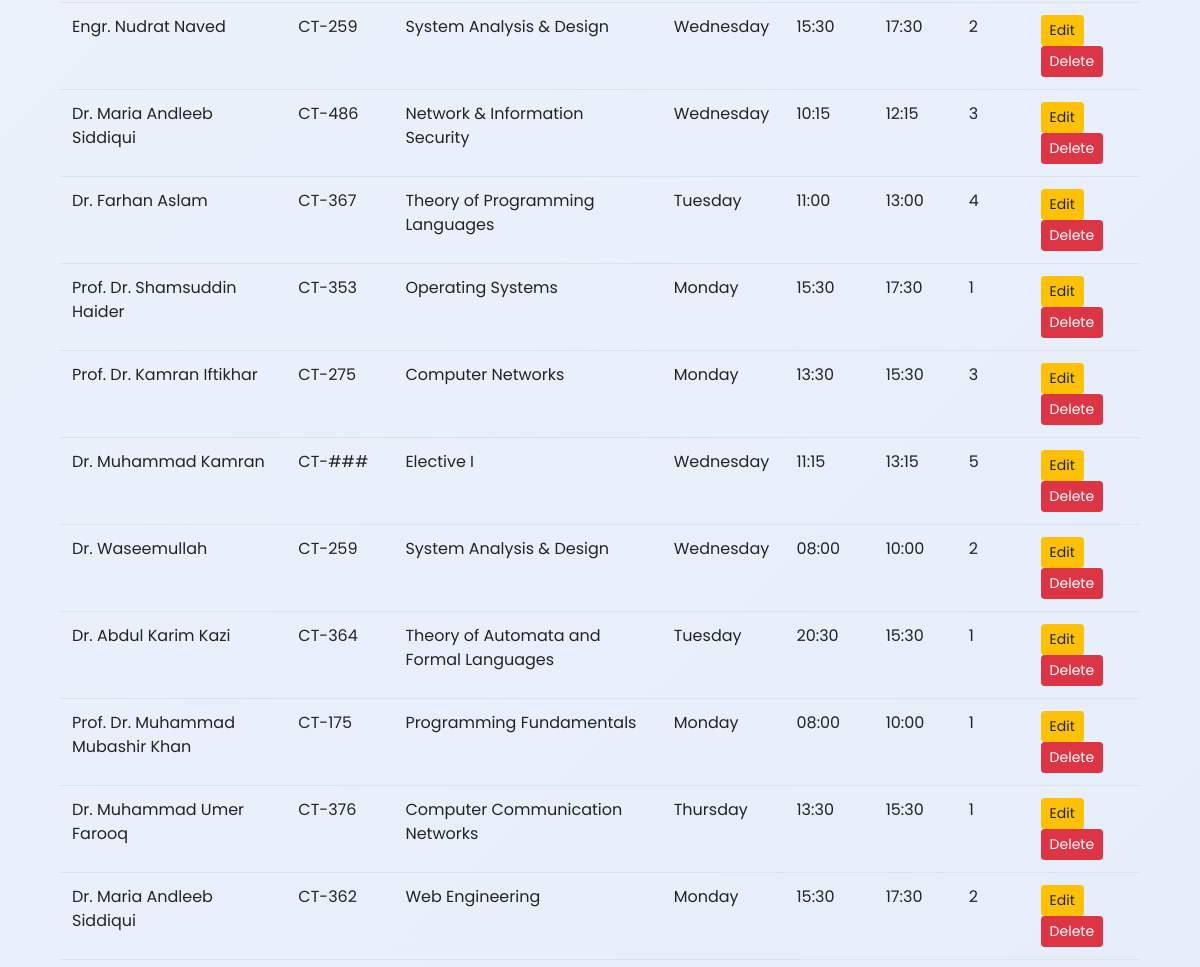
The app's page /courses (middle part), older data.
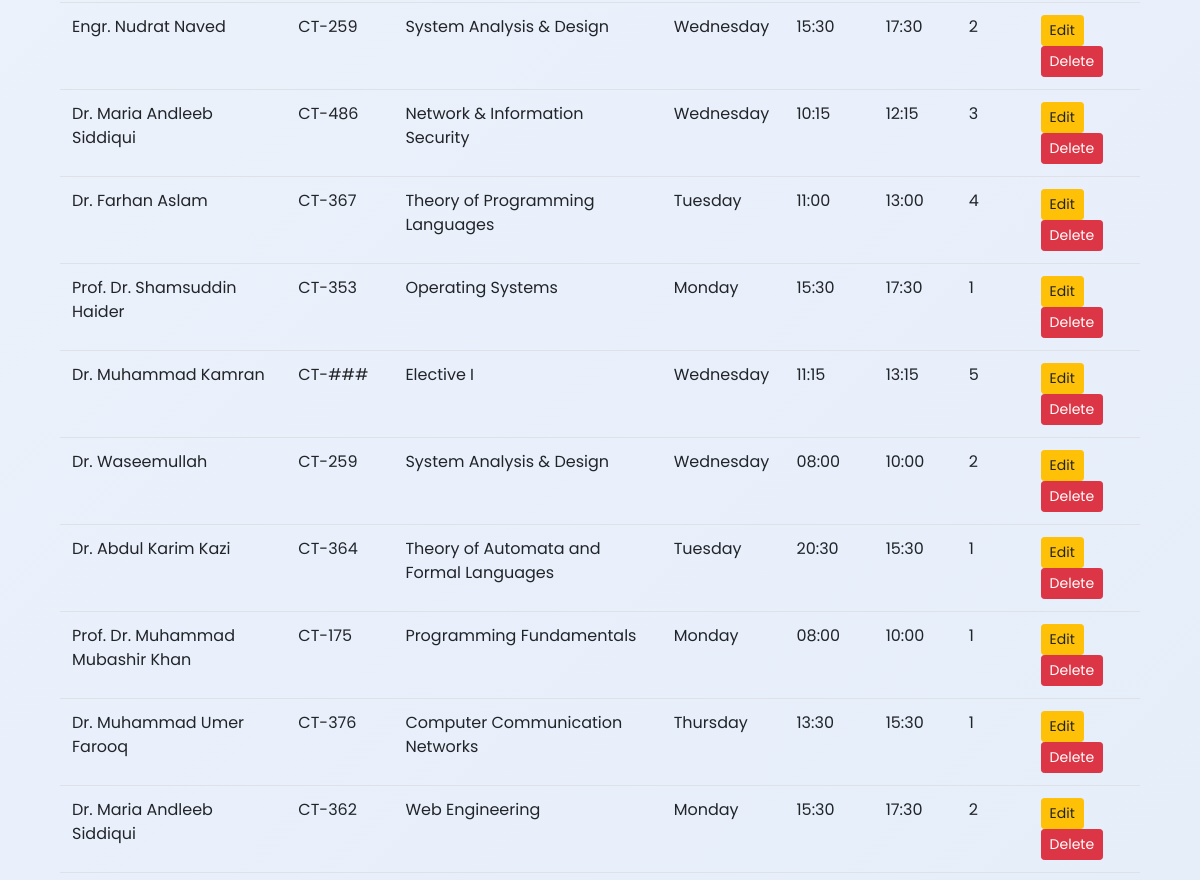
The same page, newer data.
### tables this page shows
CREATE TABLE course_schedule (
        id INTEGER PRIMARY KEY AUTOINCREMENT,
        teacher_name TEXT NOT NULL,
        course_code TEXT NOT NULL,
        course_title TEXT NOT NULL,
        day_of_week TEXT NOT NULL,
        class_start_time TIME NOT NULL,
        class_end_time TIME NOT NULL,
        room INTEGER NOT NULL
    );

### app.py (the view)
@app.route('/courses', methods=['GET', 'POST'])
def course_list():
    try:
        teacher_name = request.args.get('teacher_name', '').strip()
        course_code = request.args.get('course_code', '').strip()
        day_of_week = request.args.get('day_of_week', '').strip()
        query = "SELECT * FROM course_schedule WHERE 1=1"
        params = []
        if teacher_name:
            query += " AND teacher_name LIKE ?"
            params.append(f"%{teacher_name}%")
        if course_code:
            query += " AND course_code LIKE ?"
            params.append(f"%{course_code}%")
        if day_of_week:
            query += " AND day_of_week LIKE ?"
            params.append(f"%{day_of_week}%")
        with get_db_connection() as conn:
            if conn:
                cursor = conn.cursor()
                cursor.execute(query, tuple(params))
                courses = cursor.fetchall()
            else:
                raise sqlite3.Error("Failed to connect to the database")
        if not courses:
            flash("No courses found with the selected filters.", "info")
        return render_template('index.html', courses=courses)
    except sqlite3.Error as e:
        flash(f"Error fetching course data: {e}", "danger")
        return render_template('index.html', courses=[])

### app.py (called while the page is built)
def get_db_connection():
    try:
        conn = sqlite3.connect('university_schedule.db')  # Connect to the database file
        conn.row_factory = sqlite3.Row  # Allows rows to behave like dictionaries
        return conn
    except sqlite3.Error as e:
        print(f"Database connection error: {e}")
        flash(f"Database error: {e}", "danger")
        return None

### templates/index.html (shortened to what this page needs)
{% extends 'base.html' %}
{% block content %}
    <div class="container">
        <table class="table">
            <tbody>
                {% for course in courses %}
                <tr>
                    <td>{{ course.teacher_name }}</td>
                    <td>{{ course.course_code }}</td>
                    <td>{{ course.course_title }}</td>
                    <td>{{ course.day_of_week }}</td>
                    <td>{{ course.class_start_time }}</td>
                    <td>{{ course.class_end_time }}</td>
                    <td>{{ course.room }}</td>
                    <td>
                        <a href="{{ url_for('edit_course', id=course.id) }}" class="btn btn-warning btn-sm">Edit</a>
                        <a href="{{ url_for('delete_course', id=course.id) }}" class="btn btn-danger btn-sm" onclick="return confirm('Are you sure you want to delete this course?');">Delete</a>
                    </td>
                </tr>
                {% endfor %}
            </tbody>
        </table>
    </div>
{% endblock %}

### templates/base.html (shortened to what this page needs)
<!DOCTYPE html>
<html lang="en">
<head>
    <link rel="stylesheet" href="https://stackpath.bootstrapcdn.com/bootstrap/4.5.2/css/bootstrap.min.css">
</head>
<body>
    <div class="content">
        <div class="container mt-4">
            {% block content %}
            {% endblock %}
        </div>
    </div>
</body>
</html>

### templates/base.html (style rules this page uses)
body { font-family: "Poppins", sans-serif; background: linear-gradient(135deg, #f0f4fc, #dae7f8); color: #333; margin: 0; padding: 0; }
.content { padding-top: 80px; }

Row changes from the older to the newer data that the page shows:
removed course_schedule: teacher_name "Prof. Dr. Kamran Iftikhar", course_code "CT-275", course_title "Computer Networks", day_of_week "Monday", class_start_time "13:30", class_end_time "15:30", room "3"
